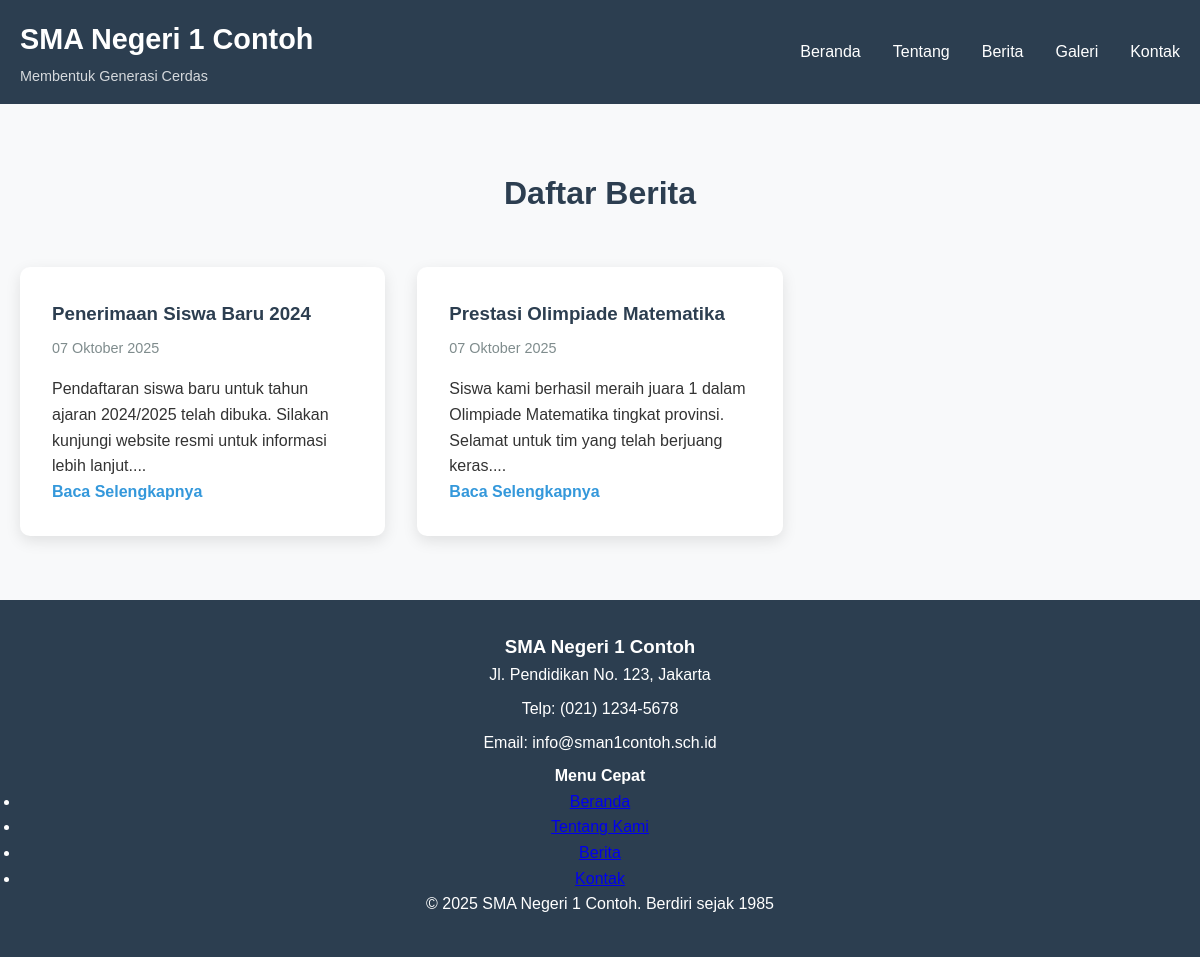
Page /news.php on the committed database.
### tables this page shows
CREATE TABLE news (
    id INT AUTO_INCREMENT PRIMARY KEY,
    title VARCHAR(255) NOT NULL,
    content TEXT NOT NULL,
    author VARCHAR(100) NOT NULL,
    created_at TIMESTAMP DEFAULT CURRENT_TIMESTAMP,
    updated_at TIMESTAMP DEFAULT CURRENT_TIMESTAMP ON UPDATE CURRENT_TIMESTAMP,
    status ENUM('draft', 'published') DEFAULT 'published'
);

### config/functions.php (called while the page is built, shortened)
<?php
function getLatestNews($limit = 5) {
    $conn = getConnection();
    $query = "SELECT * FROM news WHERE status = 'published'
              ORDER BY created_at DESC LIMIT :limit";
    $stmt = $conn->prepare($query);
    $stmt->bindParam(':limit', $limit, PDO::PARAM_INT);
    $stmt->execute();
    return $stmt->fetchAll(PDO::FETCH_ASSOC);
}
function formatTanggal($date) {
    $bulan = [
        1 => 'Januari', 'Februari', 'Maret', 'April', 'Mei', 'Juni',
        'Juli', 'Agustus', 'September', 'Oktober', 'November', 'Desember'
    ];
    $timestamp = strtotime($date);
    $hari = date('d', $timestamp);
    $bulan_num = date('n', $timestamp);
    $tahun = date('Y', $timestamp);
    return $hari . ' ' . $bulan[$bulan_num] . ' ' . $tahun;
}
?>

### news.php (the view, shortened to what this page needs)
<?php
require_once 'config/functions.php';
$latest_news = getLatestNews();
include 'components/header.php';
?>
<main class="main-content">
    <section class="news-section">
        <div class="container">
            <h2>Daftar Berita</h2>
            <div class="news-grid">
                <?php if(!empty($latest_news)): ?>
                    <?php foreach($latest_news as $news): ?>
                    <div class="news-card">
                        <h3><?php echo htmlspecialchars($news['title']); ?></h3>
                        <p class="date"><?php echo formatTanggal($news['created_at']); ?></p>
                        <p><?php echo substr(strip_tags($news['content']), 0, 150) . '...'; ?></p>
                        <a href="news-detail.php?id=<?php echo $news['id']; ?>" class="read-more">Baca Selengkapnya</a>
                    </div>
                    <?php endforeach; ?>
                <?php else: ?>
                    <p>Belum ada berita.</p>
                <?php endif; ?>
            </div>
        </div>
    </section>
</main>
<?php include 'components/footer.php'; ?>

### css/style.css (style rules this page uses)
* { margin: 0; padding: 0; box-sizing: border-box; }
body { font-family: 'Arial', sans-serif; line-height: 1.6; color: #333; }
.container { max-width: 1200px; margin: 0 auto; padding: 0 20px; }
.news-section { padding: 4rem 0; background: #f8f9fa; }
.news-section h2 { text-align: center; margin-bottom: 3rem; font-size: 2rem; color: #2c3e50; }
.news-grid { display: grid; grid-template-columns: repeat(auto-fit, minmax(300px, 1fr)); gap: 2rem; }
.news-card { background: white; padding: 2rem; border-radius: 10px; box-shadow: 0 5px 15px rgba(0,0,0,0.1); transition: all 0.3s ease; }
.news-card h3 { color: #2c3e50; margin-bottom: 0.5rem; transition: color 0.3s; }
.news-card .date { color: #7f8c8d; font-size: 0.9rem; margin-bottom: 1rem; }
.read-more { color: #3498db; text-decoration: none; font-weight: bold; }

### css/responsive.css (style rules this page uses)
@media (min-width: 1200px) { .container { max-width: 1400px; } }
@media (min-width: 1200px) { .news-grid { grid-template-columns: repeat(3, 1fr); } }

### rows in the picture
news: title "Penerimaan Siswa Baru 2024", created_at "07 Oktober 2025", content "Pendaftaran siswa baru untuk tahun ajaran 2024/2025 telah dibuka. Silakan kunjungi website resmi untuk informasi lebih lanjut."
news: title "Prestasi Olimpiade Matematika", created_at "07 Oktober 2025", content "Siswa kami berhasil meraih juara 1 dalam Olimpiade Matematika tingkat provinsi. Selamat untuk tim yang telah berjuang keras."

### other values in the picture
$site_title "SMA Negeri 1 Contoh"
$label "Beranda"
$label "Tentang"
$label "Berita"
$label "Galeri"
$label "Kontak"
$school_info['name'] "SMA Negeri 1 Contoh"
$school_info['address'] "Jl. Pendidikan No. 123, Jakarta"
$school_info['phone'] "(021) 1234-5678"
$school_info['email'] "info@sman1contoh.sch.id"
$school_info['established'] "1985"
